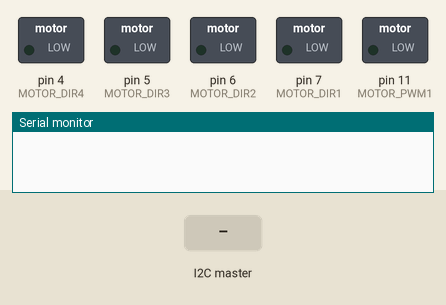
This sketch was run on a simulated Arduino Uno, built with avr-gcc and run on an emulated ATmega328P. Shown: switched loads named in the sketch (green lamp = pin HIGH), the last lines printed to the serial monitor. The test bench sets the inputs (shaded band).

Above: at 1.2 s.
1.3 s: the I2C master sends the byte 1
At 1.7 s:
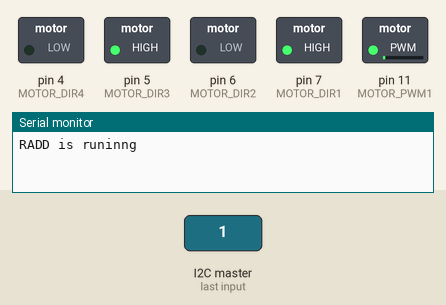
2.8 s: the I2C master sends the byte 0
Timing chart, 0 to 5.8 s (numbered marks = the images above; inputs shaded):
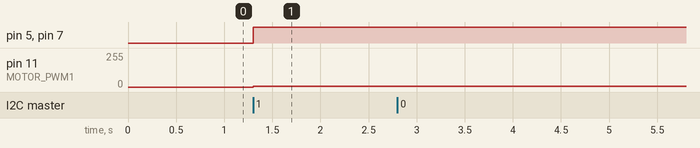

Measured:
- after the input at 1.3 s, pin 5 (MOTOR_DIR3), pin 7 (MOTOR_DIR1): LOW → HIGH at once; pin 11 (MOTOR_PWM1): 0/255 → 5/255 at once

The sketch:

HACKATHON_RECEIVER1.ino
```cpp
#include<Wire.h>

#define MOTOR_PWM1 11
#define MOTOR_PWM2 11   // PWM pin for speed control
#define MOTOR_DIR1 7   // Direction pin 1
#define MOTOR_DIR2 6
#define MOTOR_DIR3 5  // Direction pin 2
#define MOTOR_DIR4 4
#define SLAVE_ADDR 9

int speed=5,motor_read;

void setup() {
    Wire.begin(SLAVE_ADDR);
    Wire.onReceive(recieve);

    pinMode(MOTOR_PWM1, OUTPUT);
    pinMode(MOTOR_DIR1, OUTPUT);
    pinMode(MOTOR_DIR2, OUTPUT);
    pinMode(MOTOR_PWM2, OUTPUT);
    pinMode(MOTOR_DIR3, OUTPUT);
    pinMode(MOTOR_DIR4, OUTPUT);

    Serial.begin(9600);
}

void recieve(int bytes){
  if (Wire.available()){
    motor_read=Wire.read();
  }
  if(motor_read == 1){
    digitalWrite(MOTOR_DIR1, HIGH);
    digitalWrite(MOTOR_DIR2, LOW);
    analogWrite(MOTOR_PWM1, speed);
    digitalWrite(MOTOR_DIR3, HIGH);
    digitalWrite(MOTOR_DIR4, LOW);
    analogWrite(MOTOR_PWM2, speed); // Speed (0-255)
    Serial.println("RADD is runinng");
    delay(2000);
  }
  else{
    Serial.println("RADD is not running");
  }
}

void loop(){

}
```
